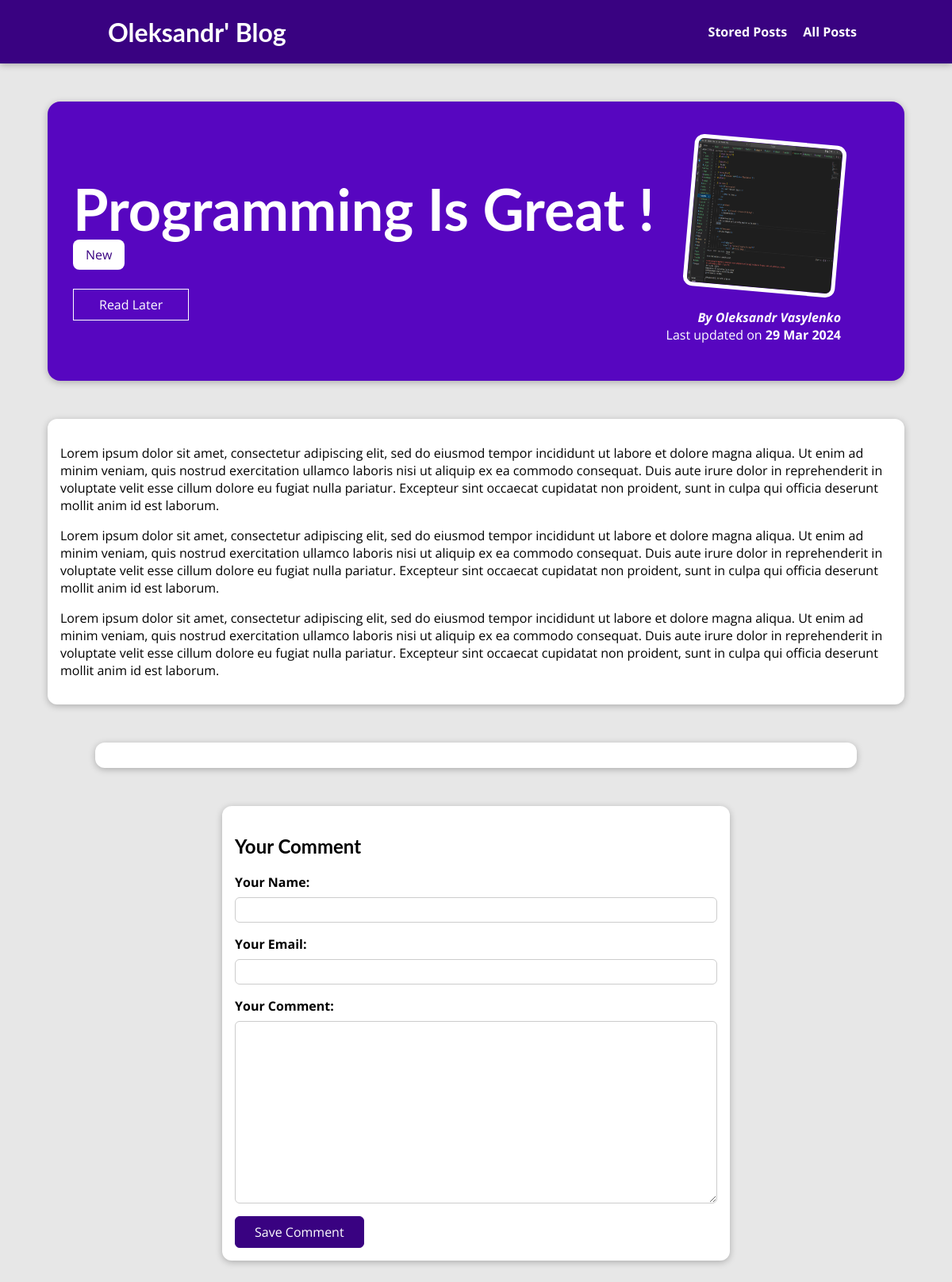
Page /posts/programming-is-fun on the committed database.
### blog/models.py (models this page shows, shortened)
class Post(models.Model):
    title = models.CharField(max_length=150)
    excerpt = models.CharField(max_length=200)
    image = models.ImageField(upload_to="posts", null=True)
    date = models.DateField(auto_now=True)
    slug = models.SlugField(db_index=True, unique=True)
    content = models.TextField(validators=[MinLengthValidator(10)])
    author = models.ForeignKey(
        Author, on_delete=models.SET_NULL, related_name="posts", null=True)
    tags = models.ManyToManyField(Tag)

class Tag(models.Model):
    caption = models.CharField(max_length=20)

class Author(models.Model):
    first_name = models.CharField(max_length=100)
    last_name = models.CharField(max_length=100)
    email_address = models.EmailField()
    def full_name(self):
        return f"{self.first_name} {self.last_name}"
    def __str__(self):
        return self.full_name()

### blog/views.py (the view, shortened to what this page needs)
# urls.py: path("posts/<slug:slug>", views.SinglePostView.as_view(),
class SinglePostView(View):
    def is_stored_post(self, request, post_id):
        stored_posts = request.session.get("stored_posts")
        if stored_posts is not None:
            is_saved_for_later = post_id in stored_posts
        else:
            is_saved_for_later = False
        return is_saved_for_later
    def get(self, request, slug):
        post = Post.objects.get(slug=slug)
        context = {
            "post": post,
            "post_tags": post.tags.all(),
            "comment_form": CommentForm(),
            "comments": post.comments.all().order_by("-id"),
            "saved_for_later": self.is_stored_post(request, post.id)
        }
        return render(request, "blog/post-detail.html", context)

### blog/forms.py
class CommentForm(forms.ModelForm):
    class Meta:
        model = Comment
        exclude = ["post"]
        labels = {
            "user_name": "Your Name",
            "user_email": "Your Email",
            "text": "Your Comment"
        }

### blog/templates/blog/post-detail.html (shortened to what this page needs)
{% extends "base.html" %}
{% load static %}
{% block css_files %}
    <link rel="stylesheet" href="{% static "blog/post-detail.css" %}">
{% endblock %}
{% block content %}
    <section id ="summary">
        <h2>{{ post.title }}</h2>
        <div>
            {% for tag in post_tags %}
                <span class="tag">{{ tag.caption }}</span>
            {% endfor %}
        </div>
        <div id="read-later">
            <form action="{% url "read-later" %}" method="POST">
                <button>
                    {% if saved_for_later %}
                        Remove from "Read Later" List
                    {% else %}
                        Read Later
                    {% endif %}
                </button>
            </form>
        <article>
            <img src="{{ post.image.url }}" alt="Post Title" />
            <address>By <a href="mailto:{{ post.author.email_address }}">{{ post.author }}</a></address>
            <div>
                Last updated on <time>{{ post.date|date:"d M Y" }}</time>
            </div>
        </article>
    </section>
    <main>
        {{ post.content|linebreaks }}
    </main>
    <section id="comments">
    </section>
    <section id="comment-form">
        <h2>Your Comment</h2>
        <form action="{% url "post-detail-page" post.slug %}" method="POST">
            {% for form_field in comment_form %}
                <div class="form-control {% if form_field.errors %}invalid{% endif %}">
                    {{ form_field.label_tag }}
                    {{ form_field }}
                </div>
            {% endfor %}
            <button>Save Comment</button>
        </form>
    </section>
{% endblock %}

### staticfiles/app.css (style rules this page uses)
* { box-sizing: border-box; }
html { font-family: 'Open Sans', 'Lato', sans-serif; }
body { margin: 0; }
h1, h2, h3 { font-family: 'Lato', sans-serif; font-weight: bold; }

### blog/static/blog/post-detail.css (style rules this page uses)
body { background-color: #e7e7e7; }
#summary { margin: 8rem auto 3rem auto; padding: 2rem; width: 90%; max-width: 90rem; border-radius: 16px; background-color: #5706c0; position: relative; box-shadow: 0 2px 8px rgba(0, 0, 0, 0.25); height: 22rem; }
#summary h2 { color: white; font-size: 4.5rem; margin-bottom: 0.25rem; }
#summary article { position: absolute; top: 2rem; right: 3rem; padding: 1rem 2rem; border-radius: 12px; text-align: right; color: white; }
#summary article img { width: 12rem; height: 12rem; border-radius: 12px; transform: rotateZ(5deg); border: 5px solid white; margin-bottom: 1rem; }
#summary address { font-weight: bold; }
#summary a { color: white; text-decoration: none; }
#summary time { font-weight: bold; }
#read-later { margin: 2rem 0; }
#read-later button { background-color: transparent; border: 1px solid white; padding: 0.5rem 2rem; font: inherit; color: white; cursor: pointer; }
main { width: 90%; max-width: 90rem; margin: 3rem auto; background-color: white; padding: 1rem; border-radius: 12px; box-shadow: 0 2px 8px rgba(0, 0, 0, 0.25); }
.tag { background-color: white; color: #390281; padding: 0.5rem 1rem; border-radius: 8px; }
#comment-form { margin: 3rem auto; width: 90%; max-width: 40rem; border-radius: 12px; background-color: white; box-shadow: 0 2px 8px rgba(0, 0, 0, 0.25); padding: 1rem; }
#comment-form button { font: inherit; background-color: #390281; color: white; border: 1px solid #390281; padding: 0.5rem 1.5rem; border-radius: 6px; cursor: pointer; }
.form-control { margin-bottom: 1rem; }
.form-control input, .form-control textarea { font: inherit; padding: 0.25rem; border-radius: 6px; display: block; width: 100%; border: 1px solid #ccc; }
.form-control label { font-weight: bold; display: block; margin-bottom: 0.5rem; }
#comments { margin: 3rem auto; width: 90%; max-width: 60rem; border-radius: 12px; background-color: white; box-shadow: 0 2px 8px rgba(0, 0, 0, 0.25); padding: 1rem 2rem; }

### rows in the picture
Post: title "Programming Is Great !", image (picture), author "Oleksandr Vasylenko", date "29 Mar 2024", content "Lorem ipsum dolor sit amet, consectetur adipiscing elit, sed do eiusmod tempor incididunt ut labore et dolore magna aliqua. Ut enim ad minim veniam, quis nostrud exercitation ullamco laboris nisi ut aliquip ex ea commodo consequat. Duis aute irure dolor in reprehenderit in voluptate velit esse cillum dolore eu fugiat nulla pariatur. Excepteur sint occaecat cupidatat non proident, sunt in culpa qui officia deserunt mollit anim id est laborum. Lorem ipsum dolor sit amet, consectetur adipiscing elit, sed do eiusmod tempor incididunt ut labore et dolore magna aliqua. Ut enim ad minim veniam, quis nostrud exercitation ullamco laboris nisi ut aliquip ex ea commodo consequat. Duis aute irure dolor…"
Tag: caption "New"
